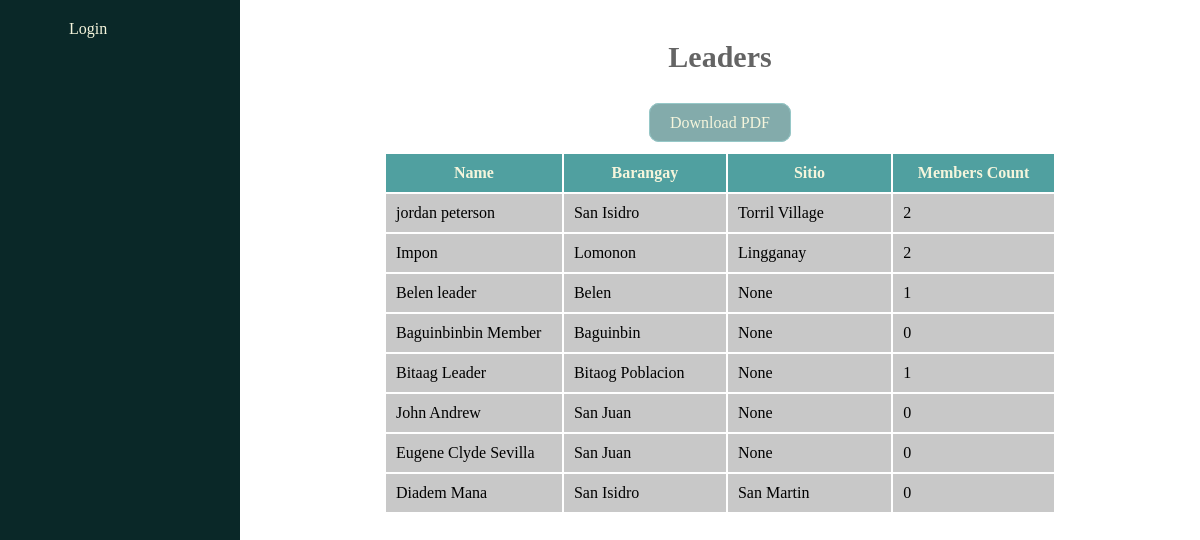
The page /report/leaders/ on the database its author committed.
### management/models.py (models this page shows, shortened)
class Cluster(models.Model):
    leader = models.ForeignKey(Leader, related_name='cluster_leader', on_delete=models.CASCADE)
    members = models.ManyToManyField(Member, related_name='cluster_member')

class Leader(models.Model):
    user = models.ForeignKey(User, related_name='leader_user', on_delete=models.CASCADE) # Added for version 2, 2/9/2024
    name = models.CharField(max_length=255)
    gender = models.ForeignKey(Gender, related_name='leader_gender', on_delete=models.CASCADE)
    age = models.IntegerField()
    brgy = models.ForeignKey(Barangay, related_name='leader_brgy', on_delete=models.CASCADE)
    sitio = models.ForeignKey(Sitio, related_name='leader_sitio', on_delete=models.CASCADE, null=True, blank=True)
    date_registered = models.DateTimeField(auto_now_add=True)
    image = models.ImageField(null=True, blank=True, upload_to="images/")

class Barangay(models.Model):
    brgy_name = models.CharField(max_length=255)
    brgy_voter_population = models.IntegerField(blank=True, null=True)
    lat = models.FloatField(blank=True, null=True)
    long = models.FloatField(blank=True, null=True)
    def __str__(self):
        return self.brgy_name
    class Meta:
        ordering = ['brgy_name']

class Sitio(models.Model):
    name = models.CharField(max_length=255)
    population = models.IntegerField(default=0, blank=True, null=True)
    brgy = models.ForeignKey(Barangay, related_name='brgy_sitio', on_delete=models.CASCADE)
    lat = models.FloatField(blank=True, null=True)
    long = models.FloatField(blank=True, null=True)
    def __str__(self):
        return self.name

### management/views.py (the view)
# urls.py: path('report/leaders/', views.all_leaders_report, name='leaders-report'),
def all_leaders_report(request):
    leaders = Cluster.objects.all()
    leader_list = {}
    for leader in leaders:
        if leader not in leader_list:
            leader_list[leader] = len(leader.members.all())
        else:
            leader_list[leader].append(len(leader.members.all()))
    return render(request, 'leaders_report.html', {
        'leaders': leaders,
        'leader_list': leader_list,
    })

### management/templates/leaders_report.html
{% extends 'base.html' %}
{% load static %}
{% block content %}
<section class="leaders-report-utmost-container-section">
    <div class="leader-report-title-header-div">
        Leaders
    </div>
    <div class="leaders-report-download-pdf-container-div">
        <a class="leaders-report-download-pdf" href="{% url 'leaders-report-pdf' %}">Download PDF</a>
    </div>
    <div class="leader-report-table-container-div">
        <table class="leader-report-table">
            <tr class="leader-report-table-row">
                <th class="leader-report-table-head">Name</th>
                <th class="leader-report-table-head">Barangay</th>
                <th class="leader-report-table-head">Sitio</th>
                <th class="leader-report-table-head">Members Count</th>
            </tr>
            {% for leader, count in leader_list.items %}
                <tr class="leader-report-table-row">
                    <td class="leader-report-table-data">{{ leader.leader.name }}</td>
                    <td class="leader-report-table-data">{{ leader.leader.brgy }}</td>
                    <td class="leader-report-table-data">{{ leader.leader.sitio }}</td>
                    <td class="leader-report-table-data">{{ count }}</td>
                </tr>
            {% endfor %}
        </table>
    </div>
</section>
{% endblock %}

### management/static/styles.css (style rules this page uses)
html { scroll-behavior:smooth; }
body { margin: 0px; }

### management/static/leaders-report.css (style rules this page uses)
.leaders-report-utmost-container-section { font-family: 'Montserrat'; }
.leader-report-title-header-div { text-align: center; font-weight: 800; margin: 40px; font-size: 30px; color: rgb(100, 100, 100); }
.leader-report-table-container-div { margin: auto; width: 70%; }
.leader-report-table-head { width: 300px; background-color: rgb(80, 160, 160); color: beige; padding: 10px; }
.leader-report-table-data { background-color: rgb(200, 200, 200); padding: 10px; }
.leaders-report-download-pdf-container-div { margin: 20px; text-align: center; }
.leaders-report-download-pdf { background-color: rgba(100, 150, 150, 0.8); font-family: 'Montserrat'; color: beige; text-decoration: none; padding-top:10px; padding-bottom: 10px; padding-right: 20px; padding-left: 20px; border-radius: 10px; border: solid 1px rgb(150, 200, 200); }

### rows shown on the page
Cluster: leader.name "jordan peterson", leader.brgy "San Isidro", leader.sitio "Torril Village", count "2"
Cluster: leader.name "Impon", leader.brgy "Lomonon", leader.sitio "Lingganay", count "2"
Cluster: leader.name "Belen leader", leader.brgy "Belen", leader.sitio "None", count "1"
Cluster: leader.name "Baguinbinbin Member", leader.brgy "Baguinbin", leader.sitio "None", count "0"
Cluster: leader.name "Bitaag Leader", leader.brgy "Bitaog Poblacion", leader.sitio "None", count "1"
Cluster: leader.name "John Andrew", leader.brgy "San Juan", leader.sitio "None", count "0"
Cluster: leader.name "Eugene Clyde Sevilla", leader.brgy "San Juan", leader.sitio "None", count "0"
Cluster: leader.name "Diadem Mana", leader.brgy "San Isidro", leader.sitio "San Martin", count "0"
